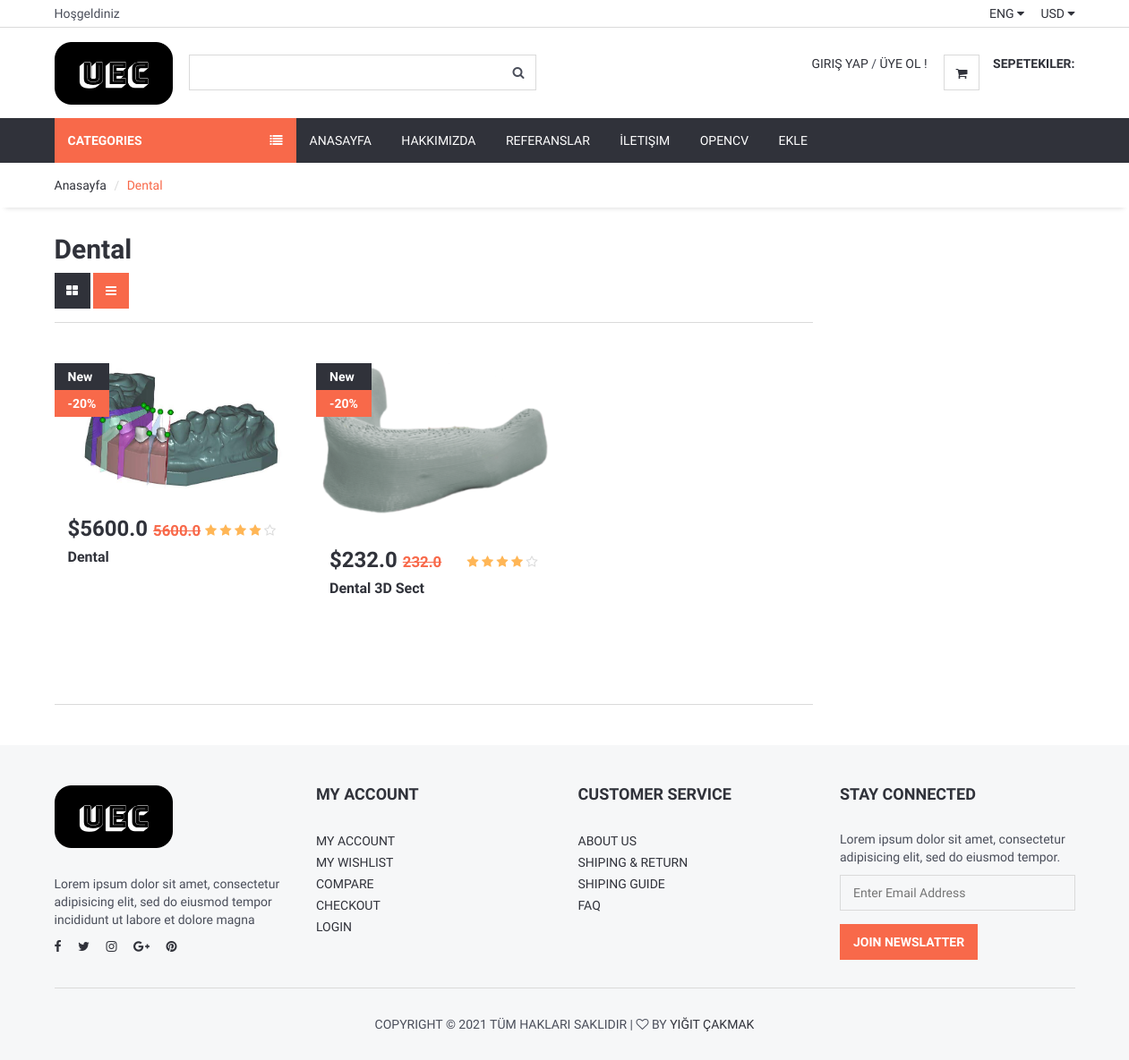
Screenshot of /category/18/dental/ with the database file from the repository.
### product/models.py (models this page shows, shortened)
class Category(MPTTModel):
    STATUS = (
        ('True', 'Evet'),
        ('False', 'Hayır'),
    )  # Açılan kutuda gelsin  status combobox tan beslenecek
    title = models.CharField(max_length=100, unique=True)
    keywords = models.CharField(blank=True, max_length=255)
    description = models.CharField(blank=True, max_length=255)
    image = models.ImageField(blank=True, upload_to='images/')
    status = models.CharField(max_length=10, choices=STATUS)
    slug = models.SlugField()  # metinsel bir şekilde çağrı yapmak için
    parent = TreeForeignKey('self', blank=True, null=True,
                            related_name='children', on_delete=models.CASCADE)
    create_at = models.DateTimeField(auto_now_add=True)
    update_at = models.DateTimeField(auto_now=True)
    class MPTTMeta:
        order_insertion_by = ['title']
    def image_tag(self):
        return mark_safe('<img src="{}" height="50" />'.format(self.image.url))
    image_tag.short_description = 'Image'

class Product(models.Model):
    STATUS = (
        ('True', 'Evet'),
        ('False', 'Hayır'),
    )
    category = models.ForeignKey(Category, on_delete=models.CASCADE)
    title = models.CharField(max_length=150)
    keywords = models.CharField(blank=True, max_length=255)
    description = models.CharField(blank=True, max_length=255)
    image = models.ImageField(blank=True, upload_to='images/')
    price = models.FloatField()
    amount = models.IntegerField()
    detail = RichTextUploadingField()
    slug = models.SlugField(blank=True, max_length=150)
    status = models.CharField(max_length=10, choices=STATUS)
    create_at = models.DateTimeField(auto_now_add=True)
    update_at = models.DateTimeField(auto_now=True)
    def image_tag(self):
        return mark_safe('<img src="{}" height="50" />'.format(self.image.url))
    image_tag.short_description = 'Image'

### home/views.py (the view)
# urls.py: path('category/<int:id>/<slug:slug>/', views.category_products, name='category_products'),
def category_products(request, id, slug):
    category = Category.objects.all()
    categorydata = Category.objects.get(pk=id)
    products = Product.objects.filter(category_id=id)
    context = {
        'products': products,
        'category': category,
        'categorydata': categorydata
    }
    return render(request, 'products.html', context)

### home/templates/products.html (shortened to what this page needs)
{% extends "homebase.html" %}
{% block sidebar %}
  {% include "sidebar.html" %}
{% endblock %}
{% block content %}
	<div id="breadcrumb">
		<div class="container">
			<ul class="breadcrumb">
				<li><a href="/">Anasayfa</a></li>
				<li class="active">{{ categorydata.title }}</li>
			</ul>
		</div>
	</div>
	<div class="section">
		<div class="container">
			<div class="row">
				<div id="main" class="col-md-9">
					<h2>{{ categorydata.title}}</h2>
					<div class="store-filter clearfix">
						<div class="pull-left">
							<div class="row-filter">
								<a href="#"><i class="fa fa-th-large"></i></a>
								<a href="#" class="active"><i class="fa fa-bars"></i></a>
							</div>
						</div>
					</div>
					<div id="store">
						<div class="row">
						{% for rs in products %}
							<div class="col-md-4 col-sm-6 col-xs-6">
								<div class="product product-single">
									<div class="product-thumb">
										<div class="product-label">
											<span>New</span>
											<span class="sale">-20%</span>
										</div>
										<img src="{{ rs.image.url }}" alt="">
									</div>
									<div class="product-body">
										<h3 class="product-price">${{ rs.price }} <del class="product-old-price">{{ rs.price }}</del></h3>
										<div class="product-rating">
											<i class="fa fa-star"></i>
											<i class="fa fa-star"></i>
											<i class="fa fa-star"></i>
											<i class="fa fa-star"></i>
											<i class="fa fa-star-o empty"></i>
										</div>
										<h2 class="product-name"><a href="/product/{{ rs.id }}/{{ rs.slug }}">{{ rs.title }}</a></h2>
									</div>
								</div>
							</div>
							{% endfor %}
						</div>
					</div>
				</div>
			</div>
		</div>
	</div>
{% endblock %}

### home/static/css/style.css (style rules this page uses)
body { font-family: 'Hind', sans-serif; color: #4A4E5A; overflow-x: hidden; }
h1, h2, h3, h4, h5, h6 { color: #30323A; margin: 0 0 10px; font-weight: 700; }
a { color: #30323A; -webkit-transition: 0.3s color; transition: 0.3s color; }
ul, ol { margin: 0; padding: 0; list-style: none }
.section { padding-top: 30px; padding-bottom: 30px; }
#breadcrumb { -webkit-box-shadow: 0px 6px 6px -6px rgba(0, 0, 0, 0.175); box-shadow: 0px 6px 6px -6px rgba(0, 0, 0, 0.175); }
.breadcrumb { background-color: transparent; border: none; border-radius: 0px; padding: 15px 0px; margin: 0; }
.breadcrumb>.active { color: #F8694A; }
.breadcrumb>li+li:before { color: #DADADA; }
.product .product-old-price { color: #F8694A; font-size: 70%; }
.product .product-rating { display: inline-block; }
.product .product-rating>i { color: #FFB656; }
.product .product-rating>i.empty { color: #DADADA; }
.product .product-label>span { position: relative; display: inline-block; padding: 5px 15px; font-weight: 700; color: #FFF; background-color: #30323A; z-index: 22; }
.product .product-label>span.sale { background-color: #F8694A; }
.product.product-single { margin-top: 15px; margin-bottom: 15px; -webkit-transition: 0.3s all; transition: 0.3s all; }
.product.product-single .product-thumb { position: relative; margin-bottom: 15px; }
.product.product-single .product-thumb>img { width: 100%; }
.product.product-single .product-thumb:after { content: ""; position: absolute; top: 0; left: 0; right: 0; bottom: 0; background-color: #FFF; opacity: 0; visibility: hidden; z-index: 0; -webkit-transition: 0.3s all; transition: 0.3s all; }
.product.product-single .product-label { position: absolute; left: 0; top: 0; }
.product.product-single .product-label>span { display: block; }
.product.product-single .product-body { padding: 15px; }
.product.product-single .product-price { display: inline-block; }
.product.product-single .product-rating { float: right; margin-top: 5px; }
.product.product-single .product-name { font-size: 16px; }
#store { margin-top: 15px; padding-top: 30px; border-top: 1px solid #DADADA; margin-bottom: 15px; padding-bottom: 30px; border-bottom: 1px solid #DADADA; }
.row-filter { display: inline-block; vertical-align: top; }
.row-filter>a { display: inline-block; height: 40px; width: 40px; line-height: 40px; text-align: center; color: #FFF; background-color: #30323A; -webkit-transition: 0.3s all; transition: 0.3s all; }
.row-filter>a.active { background-color: #F8694A; }

### rows the page displays
Category: title "Dental"
Product: image (picture), price "5600.0", title "Dental"
Product: image (picture), price "232.0", title "Dental 3D Sect"
